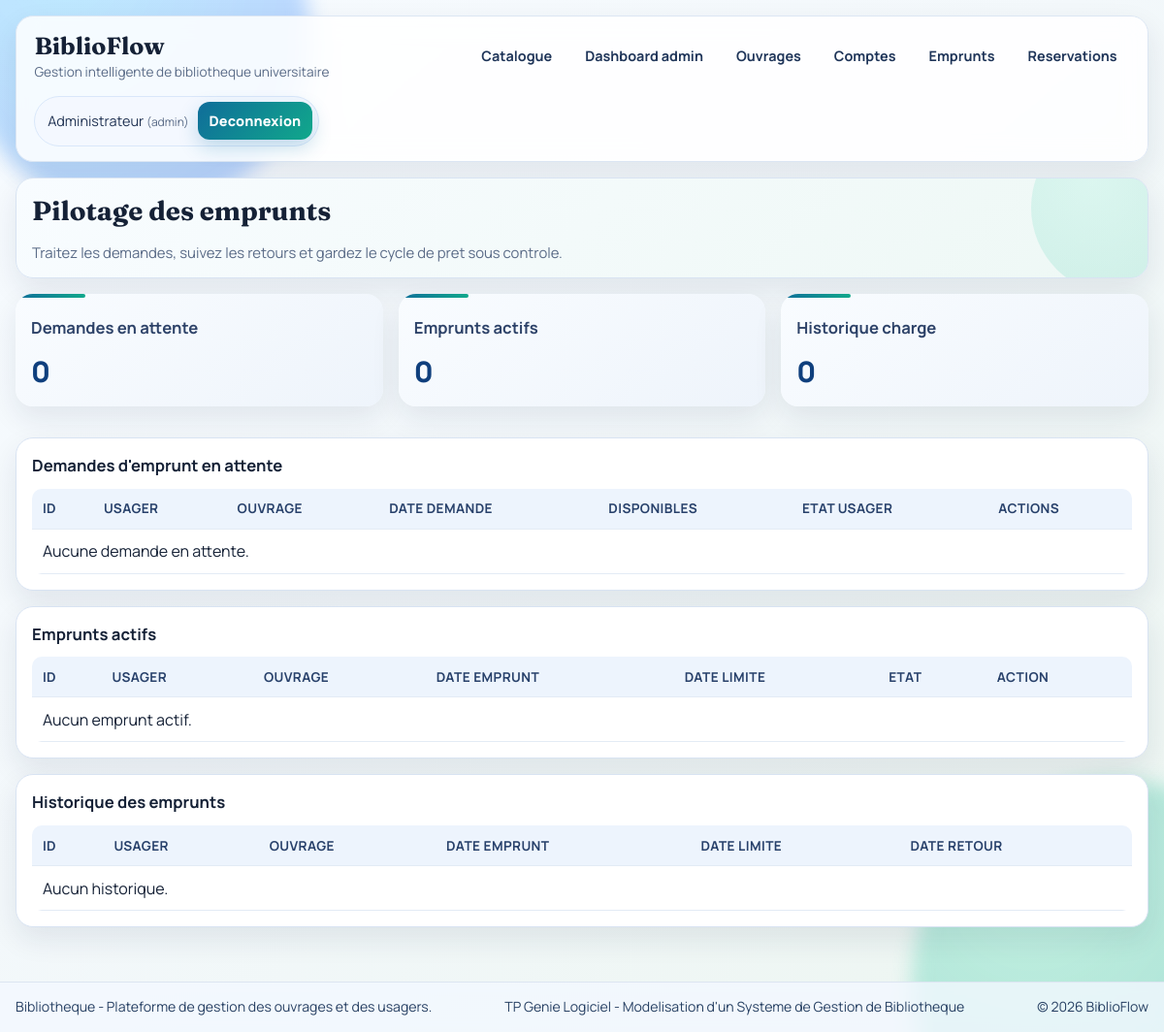
The app's page /loans (signed in), older data.
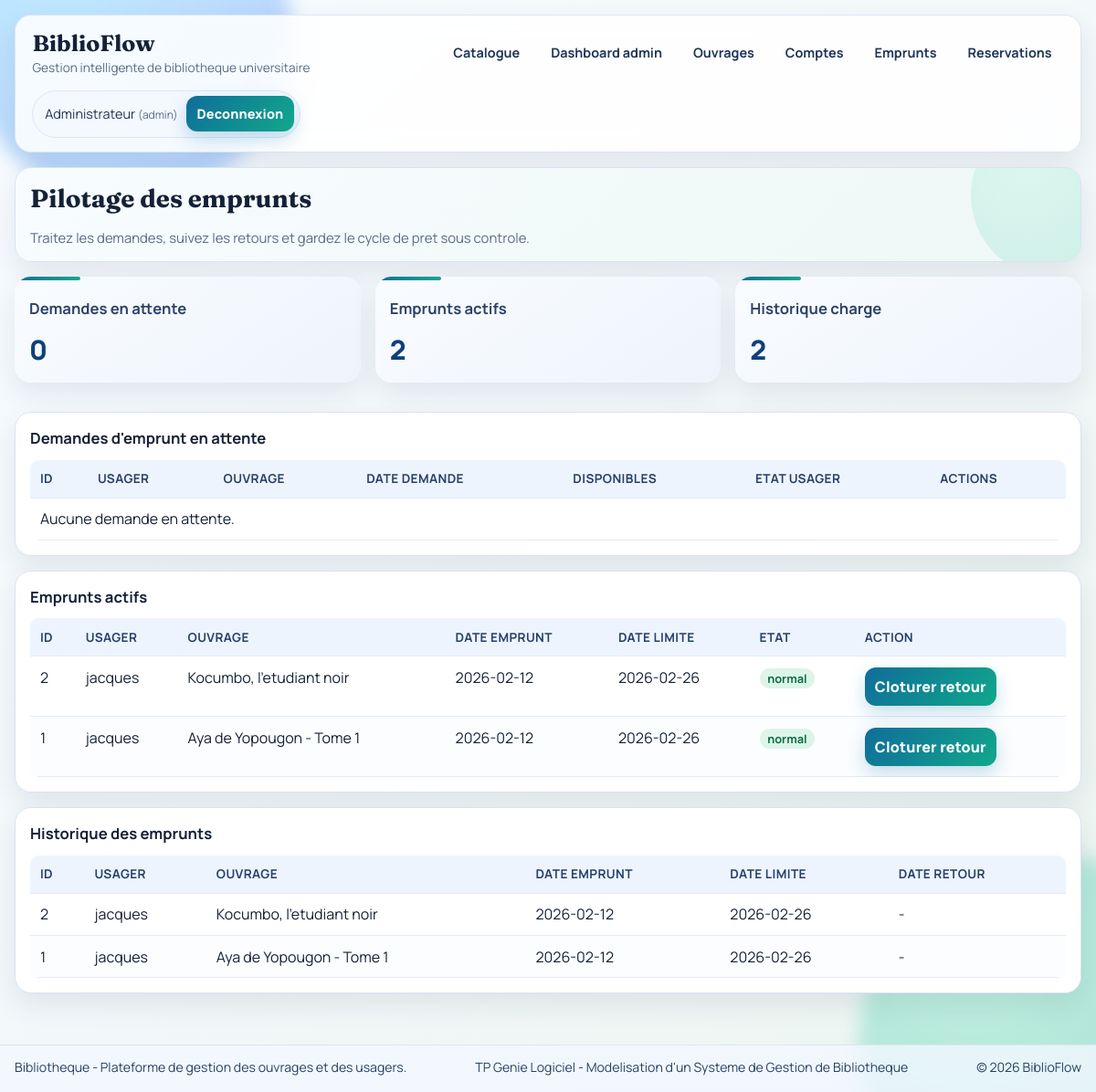
The same page, newer data.
### tables this page shows
CREATE TABLE users (
                id INTEGER PRIMARY KEY AUTOINCREMENT,
                full_name TEXT NOT NULL,
                email TEXT UNIQUE NOT NULL,
                phone TEXT,
                user_type TEXT NOT NULL DEFAULT 'adherent'
            , role TEXT NOT NULL DEFAULT 'user', password_hash TEXT);

CREATE TABLE loans (
                id INTEGER PRIMARY KEY AUTOINCREMENT,
                user_id INTEGER NOT NULL,
                book_id INTEGER NOT NULL,
                loan_date TEXT NOT NULL DEFAULT (date('now')),
                due_date TEXT,
                return_date TEXT,
                FOREIGN KEY(user_id) REFERENCES users(id) ON DELETE CASCADE,
                FOREIGN KEY(book_id) REFERENCES books(id) ON DELETE CASCADE
            );

CREATE TABLE books (
                id INTEGER PRIMARY KEY AUTOINCREMENT,
                title TEXT NOT NULL,
                author TEXT NOT NULL,
                isbn TEXT UNIQUE,
                total_copies INTEGER NOT NULL CHECK(total_copies >= 0),
                available_copies INTEGER NOT NULL CHECK(available_copies >= 0)
            , publisher TEXT, publication_year INTEGER);

### app.py (the view, shortened to what this page needs)
@app.route("/loans", methods=["GET", "POST"])
@admin_required
def loans():
    with get_db_connection() as conn:
        sync_user_suspensions(conn)
        pending_requests = conn.execute(
            """
            SELECT r.id, r.request_date, r.status,
                   u.full_name AS user_name,
                   u.is_suspended AS user_suspended,
                   b.title AS book_title,
                   b.available_copies AS available_copies
            FROM loan_requests r
            JOIN users u ON u.id = r.user_id
            JOIN books b ON b.id = r.book_id
            WHERE r.status = 'pending'
            ORDER BY r.id DESC
            """
        ).fetchall()
        active_loans = conn.execute(
            """
            SELECT l.id, l.loan_date, l.due_date,
                   b.title AS book_title,
                   u.full_name AS user_name,
                   u.is_suspended AS user_suspended,
                   CASE
                       WHEN l.due_date IS NOT NULL AND l.due_date < date('now') THEN 1
                       ELSE 0
                   END AS is_overdue
            FROM loans l
            JOIN books b ON b.id = l.book_id
            JOIN users u ON u.id = l.user_id
            WHERE l.return_date IS NULL
            ORDER BY l.loan_date DESC, l.id DESC
            """
        ).fetchall()
        loan_history = conn.execute(
            """
            SELECT l.id, l.loan_date, l.due_date, l.return_date,
                   b.title AS book_title,
                   u.full_name AS user_name
            FROM loans l
            JOIN books b ON b.id = l.book_id
            JOIN users u ON u.id = l.user_id
            ORDER BY l.id DESC
            LIMIT 30
            """
        ).fetchall()
    return render_template(
        "loans.html",
        pending_requests=pending_requests,
        active_loans=active_loans,
        loan_history=loan_history,
    )

### app.py (called while the page is built)
def get_db_connection() -> sqlite3.Connection:
    conn = sqlite3.connect(DB_PATH)
    conn.row_factory = sqlite3.Row
    conn.execute("PRAGMA journal_mode = MEMORY")
    conn.execute("PRAGMA synchronous = NORMAL")
    conn.execute("PRAGMA foreign_keys = ON")
    return conn

def get_current_user() -> Optional[sqlite3.Row]:
    user_id = session.get("user_id")
    if not user_id:
        return None
    with get_db_connection() as conn:
        sync_user_suspensions(conn)
        return conn.execute("SELECT * FROM users WHERE id = ?", (user_id,)).fetchone()

def login_required(view):
    @wraps(view)
    def wrapped(*args, **kwargs):
        if not session.get("user_id"):
            flash("Veuillez vous connecter pour continuer.", "error")
            next_target = request.path if request.method == "GET" else url_for("catalog")
            return redirect(url_for("login", next=next_target))
        return view(*args, **kwargs)
    return wrapped

def admin_required(view):
    @wraps(view)
    @login_required
    def wrapped(*args, **kwargs):
        user = get_current_user()
        if user is None or user["role"] != "admin":
            flash("Acces reserve a l'administrateur.", "error")
            return redirect(url_for("user_dashboard"))
        return view(*args, **kwargs)
    return wrapped

@app.context_processor
def inject_user():
    return {"session_user": get_current_user(), "current_year": date.today().year}

### templates/loans.html (shortened to what this page needs)
{% extends "base.html" %}
{% block content %}
<section class="card hero-card page-head reveal-up">
    <h2>Pilotage des emprunts</h2>
    <p class="muted">Traitez les demandes, suivez les retours et gardez le cycle de pret sous controle.</p>
</section>
<section class="stats-grid">
    <article class="card stat reveal-up"><h3>Demandes en attente</h3><p>{{ pending_requests|length }}</p></article>
    <article class="card stat reveal-up"><h3>Emprunts actifs</h3><p>{{ active_loans|length }}</p></article>
    <article class="card stat reveal-up"><h3>Historique charge</h3><p>{{ loan_history|length }}</p></article>
</section>
<section class="card reveal-up">
    <h3>Demandes d'emprunt en attente</h3>
    <table>
        <thead>
        <tr><th>ID</th><th>Usager</th><th>Ouvrage</th><th>Date demande</th><th>Disponibles</th><th>Etat usager</th><th>Actions</th></tr>
        </thead>
        <tbody>
        {% for req in pending_requests %}
        <tr>
            <td>{{ req.id }}</td>
            <td>{{ req.user_name }}</td>
            <td>{{ req.book_title }}</td>
            <td>{{ req.request_date }}</td>
            <td>
                <span class="status-chip {% if req.available_copies > 0 %}status-ok{% else %}status-danger{% endif %}">
                    {{ req.available_copies }} dispo
                </span>
            </td>
            <td>
                {% if req.user_suspended %}
                <span class="status-chip status-danger">suspendu</span>
                {% else %}
                <span class="status-chip status-ok">actif</span>
                {% endif %}
            </td>
            <td class="actions-cell">
                <form method="post" class="inline-form stock-form">
                    <input type="hidden" name="action" value="approve_request">
                    <input type="hidden" name="request_id" value="{{ req.id }}">
                    <input type="date" name="due_date" title="Date limite" required>
                    <button type="submit" {% if req.user_suspended or req.available_copies < 1 %}disabled{% endif %}>Approuver</button>
                </form>
                <form method="post" class="inline-form">
                    <input type="hidden" name="action" value="reject_request">
                    <input type="hidden" name="request_id" value="{{ req.id }}">
                    <button type="submit" class="danger">Rejeter</button>
                </form>
            </td>
        </tr>
        {% else %}
        <tr><td colspan="7">Aucune demande en attente.</td></tr>
        {% endfor %}
        </tbody>
    </table>
</section>
<section class="card reveal-up">
    <h3>Emprunts actifs</h3>
    <table>
        <thead>
        <tr><th>ID</th><th>Usager</th><th>Ouvrage</th><th>Date emprunt</th><th>Date limite</th><th>Etat</th><th>Action</th></tr>
        </thead>
        <tbody>
        {% for loan in active_loans %}
        <tr>
            <td>{{ loan.id }}</td>
            <td>{{ loan.user_name }}</td>
            <td>{{ loan.book_title }}</td>
            <td>{{ loan.loan_date }}</td>
            <td>{{ loan.due_date or '-' }}</td>
            <td>
                {% if loan.is_overdue %}
                <span class="status-chip status-danger">en retard</span>
                {% elif loan.user_suspended %}
                <span class="status-chip status-danger">usager suspendu</span>
                {% else %}
                <span class="status-chip status-ok">normal</span>
                {% endif %}
            </td>
            <td>
                <form method="post" class="inline-form">
                    <button type="submit">Cloturer retour</button>
                </form>
            </td>
        </tr>
        {% else %}
        <tr><td colspan="7">Aucun emprunt actif.</td></tr>
        {% endfor %}
        </tbody>
    </table>
</section>
<section class="card reveal-up">
    <h3>Historique des emprunts</h3>
    <table>
        <thead>
        <tr><th>ID</th><th>Usager</th><th>Ouvrage</th><th>Date emprunt</th><th>Date limite</th><th>Date retour</th></tr>
        </thead>
        <tbody>
        {% for loan in loan_history %}
        <tr>
            <td>{{ loan.id }}</td>
            <td>{{ loan.user_name }}</td>
            <td>{{ loan.book_title }}</td>
            <td>{{ loan.loan_date }}</td>
            <td>{{ loan.due_date or '-' }}</td>
            <td>{{ loan.return_date or '-' }}</td>
        </tr>
        {% else %}
        <tr><td colspan="6">Aucun historique.</td></tr>
        {% endfor %}
        </tbody>
    </table>
</section>
{% endblock %}

### templates/base.html (shortened to what this page needs)
<!DOCTYPE html>
<html lang="fr">
<head>
    <link rel="stylesheet" href="{{ url_for('static', filename='style.css') }}">
</head>
<body>
<header class="topbar">
    <div class="brand-block">
        <a class="brand" href="{{ url_for('home') }}">BiblioFlow</a>
        <p>Gestion intelligente de bibliotheque universitaire</p>
    </div>
    <nav class="main-nav">
        <a href="{{ url_for('catalog') }}">Catalogue</a>
        {% if session_user and session_user.role == 'admin' %}
        <a href="{{ url_for('admin_dashboard') }}">Dashboard admin</a>
        <a href="{{ url_for('books') }}">Ouvrages</a>
        <a href="{{ url_for('users') }}">Comptes</a>
        <a href="{{ url_for('loans') }}">Emprunts</a>
        <a href="{{ url_for('reservations') }}">Reservations</a>
        {% elif session_user %}
        <a href="{{ url_for('user_dashboard') }}">Mon dashboard</a>
        {% endif %}
    </nav>
    {% if session_user %}
    <div class="session-box">
        <span>
            {{ session_user.full_name }} <small>({{ session_user.role }})</small>
        </span>
        <form method="post" action="{{ url_for('logout') }}">
            <button type="submit">Deconnexion</button>
        </form>
    </div>
    {% else %}
    <div class="session-box guest-box">
        <a class="btn-ghost" href="{{ url_for('login') }}">Connexion</a>
        <a class="btn-ghost" href="{{ url_for('register') }}">Inscription</a>
    </div>
    {% endif %}
</header>
<main class="container">
    {% block content %}{% endblock %}
</main>
<footer class="site-footer">
    <div class="site-footer-inner">
        <p>Bibliotheque - Plateforme de gestion des ouvrages et des usagers.</p>
        <p>TP Genie Logiciel - Modelisation d'un Systeme de Gestion de Bibliotheque</p>
        <p>&copy; {{ current_year }} BiblioFlow</p>
    </div>
</footer>
</body>
</html>

Row changes from the older to the newer data that the page shows:
added loans: id "2", user_name "jacques", book_title "Kocumbo, l'etudiant noir", loan_date "2026-02-12", due_date "2026-02-26", return_date "-"
added loans: id "1", user_name "jacques", book_title "Aya de Yopougon - Tome 1", loan_date "2026-02-12", due_date "2026-02-26", return_date "-"
Text that changed along with them:
{{ active_loans|length }}: "0" → "2"
{{ loan_history|length }}: "0" → "2"
text no longer shown: "Aucun emprunt actif. Aucun historique."
